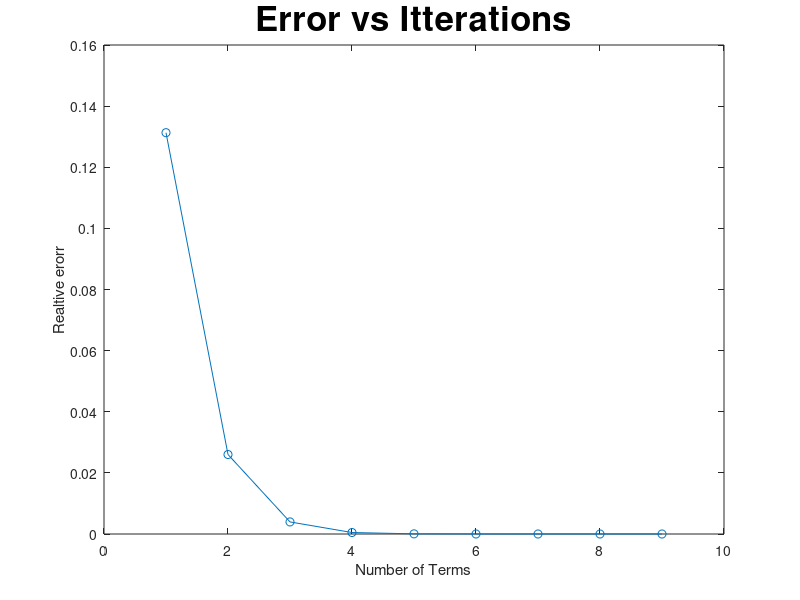

This figure's MATLAB source:
%% Student Details
% Roll number : AM25M009
% Name        : Mohamed Mafaz
% Assignment  : Maclaurin Series and error approximation
% Department  : Applied Mechanics


clc;
clear;

number = 0.2*pi;    % x: where we want to find e(x)


plot_arr = [];      % To plot relative error wrt to itterations

tolerence = 5e-9;

sum = 1;
loop_completed = 0;
maximum_loops = 100; % So i can break out if the code goes to an infinite Loop, mostly for debugging

actual = exp(number);


%% Part 1 (Preprocessing / Writing Serie's loop)
% Maclaurin Series
i = 1;     % Starting from 2nd factor, since 1 is always present

while 1
    sum = sum + power(number, i) / factorial(i);  % maclaurin series 

    relative_error = abs((actual - sum)/actual);  % Relative error: |x_true - x| / x_true
    plot_arr = [plot_arr, relative_error];        % Storing error since i want to plot it

    if (relative_error) < tolerence;              % Comparing float is generally not a good idea for extremly small numbers due to machine precision 
                                                  % But since error arent that small it wont cause issues.
        break
    end

    loop_completed = loop_completed + 1;          % Loops are kept track of

    if loop_completed >= maximum_loops            % Refer line 16
        break
    end

    i = i + 1;
end

%% Part 2 (Processing / Using the Loop)
% Printing Stats
fprintf("relative_error: %.10f\n", relative_error)
fprintf("Terms used   : %d\n", loop_completed+1)
fprintf("Predicted     : %.10f\n", sum)
fprintf("Actual        : %.10f\n", exp(number))


%% Part 3 (post processing or plots or results)
% Plotting Relative error
plot(1:length(plot_arr), plot_arr, '-o');
title('Error vs Itterations', 'FontSize', 25)
xlabel("Number of Terms")
ylabel("Realtive erorr")
